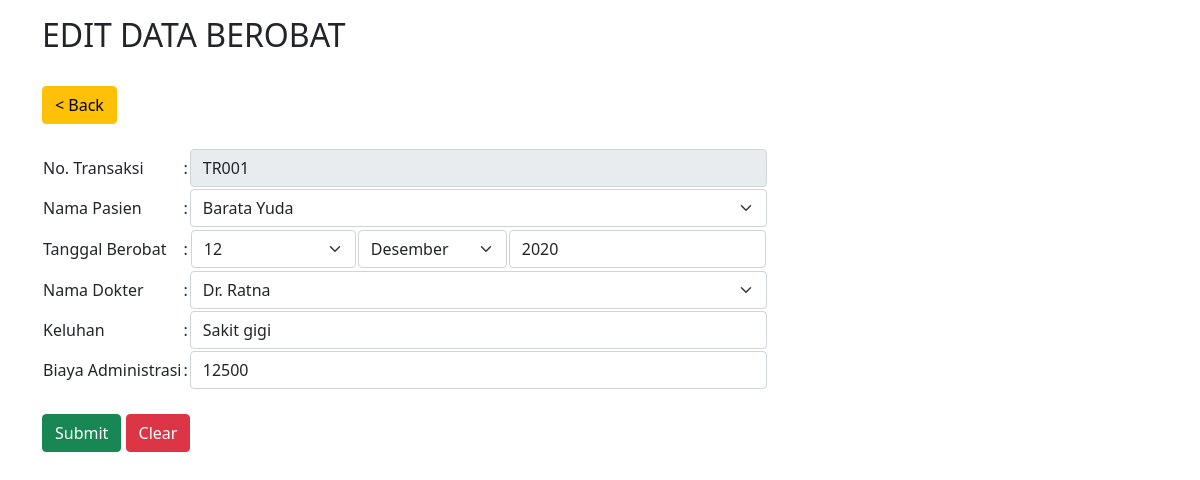
The app's page /edit_listberobat.php?status=edit&no_transaksi=TR001 with its own data.
### tables this page shows
CREATE TABLE `berobat` (
  `no_transaksi` varchar(255) NOT NULL,
  `pasien_id` int(11) DEFAULT NULL,
  `tanggal_berobat` date DEFAULT NULL,
  `dokter_id` int(11) DEFAULT NULL,
  `keluhan` varchar(255) DEFAULT NULL,
  `biaya_admin` int(11) DEFAULT NULL
);

CREATE TABLE `pasien` (
  `pasien_id` int(11) NOT NULL,
  `nama_pasien` varchar(255) DEFAULT NULL,
  `tanggal_lahir` date DEFAULT NULL,
  `jenis_kelamin` varchar(255) DEFAULT NULL,
  `alamat` varchar(255) DEFAULT NULL
);

CREATE TABLE `dokter` (
  `dokter_id` int(11) NOT NULL,
  `nama_dokter` varchar(255) DEFAULT NULL,
  `poli_id` int(11) DEFAULT NULL
);

### function.php (called while the page is built, shortened)
<?php
$conn = mysqli_connect('localhost', 'root', '', 'ujikom');
function query($query) {
    global $conn;
    $result = mysqli_query($conn, $query);
    $rows = [];
    while ($row = mysqli_fetch_assoc($result)) {
        $rows[] = $row;
    }
    return $rows;
}
?>

### edit_listberobat.php (the view, shortened to what this page needs)
<?php
require 'function.php';
$no_transaksi = $_GET['no_transaksi'];
$berobat = query("SELECT * FROM berobat WHERE no_transaksi = '$no_transaksi'")[0];
$query = mysqli_query($conn, "SELECT * FROM berobat WHERE no_transaksi = '$no_transaksi'");
while($h = mysqli_fetch_array($query)){
	$pasien_id=$h['pasien_id'];
	$tanggal=explode("-",$h['tanggal_berobat']);
	$dokter_id=$h['dokter_id'];
}
$option_pasien = "<option value='' style='display:none'>- Pilih Pasien -</option>";
$q = mysqli_query($conn,"SELECT * FROM pasien ORDER BY nama_pasien");
	while ($h = mysqli_fetch_array($q)) {
		$option_pasien = $option_pasien . "<option value=$h[pasien_id] " . ($pasien_id == $h['pasien_id']?'selected':'') . ">$h[nama_pasien]</option>";
	}
	$option_tanggal = "<option value='' style='display:none'>- Pilih Tanggal -</option>";
	for ($i = 1; $i <= 31; $i++) {
		$option_tanggal = $option_tanggal . "<option value=$i " . ($tanggal[2] == $i?'selected':'') . ">$i</option>";
	}
	$bulan=["","Januari","Februari", "Maret", "April",
            "Mei","Juni","Juli","Agustus","September",
            "Oktober","November","Desember"];
	$option_bulan="<option value='' style='display:none'>- Pilih Bulan -</option>";
	for($i = 1; $i <= 12; $i++) {
		$option_bulan = $option_bulan . "<option value=$i " . ($tanggal[1] == $i?'selected':'') . ">$bulan[$i]</option>";
	}
	$option_dokter="<option value='' style='display:none'>- Pilih Dokter -</option>";
	$q = mysqli_query($conn, "SELECT * FROM dokter ORDER BY nama_dokter");
	while ($h=mysqli_fetch_array($q)) {
		$option_dokter = $option_dokter . "<option value=$h[dokter_id] " . ($dokter_id == $h['dokter_id']?'selected':'') . ">$h[nama_dokter]</option>";
	}
?>
<!DOCTYPE html>
<html lang="en">
<head>
	<link href="https://cdn.jsdelivr.net/npm/bootstrap@5.1.3/dist/css/bootstrap.min.css" rel="stylesheet">
</head>
<body>
<div class="container mt-3">
	<h2>EDIT DATA BEROBAT</h2><br>
	<a href='listberobat.php?' class='btn btn-warning'>< Back</a><br><br>
	<form action="" method="post">
		<table>
			<tr>
                <td><label for="no_transaksi">No. Transaksi</label></td>
				<td>:</td>
				<td><input type="text" class="form-control" id="no_transaksi" name="no_transaksi" value='<?= $berobat['no_transaksi']; ?>' readonly></td>
			</tr>
			<tr>
                <td><label for="pasien_id">Nama Pasien</label></td>
				<td>:</td>
				<td><select class="form-select" name="pasien_id" id="pasien_id" value=<?php echo $pasien_id; ?>><?php echo $option_pasien; ?></select></td>
			</tr>
			<tr>
				<td><label for="tanggal">Tanggal Berobat</label></td>
				<td>:</td>
				<td>
					<table>
						<tr>
							<td><select class="form-select" name="tanggal" id="tanggal"><?php echo $option_tanggal; ?></select></td>
							<td><select class="form-select" name="bulan"><?php echo $option_bulan; ?></select></td>
							<td><input type="number" class="form-control pull-left" name="tahun" value=<?php echo $tanggal[0]; ?>></td>
						</tr>
					</table>
				</td>
			</tr>
			<tr>
                <td><label for="dokter_id">Nama Dokter</label></td>
				<td>:</td>
				<td><select class="form-select" name="dokter_id" id="dokter_id"><?php echo $option_dokter; ?></select></td>
			</tr>
			<tr>
                <td><label for="keluhan">Keluhan</label></td>
				<td>:</td>
				<td><input type="text" class="form-control" id="keluhan" name="keluhan" value='<?= $berobat['keluhan']; ?>'></td>
			</tr>
			<tr>
                <td><label for="biaya_admin">Biaya Administrasi</label></td>
				<td>:</td>
				<td><input type="number" class="form-control" name="biaya_admin" id="biaya_admin" value='<?= $berobat['biaya_admin']; ?>'></td>
			</tr>
		</table>
		<br>
		<button type="submit" name="submit" class='btn btn-success'>Submit</button>
		<a href='edit_listberobat.php?status=clear&no_transaksi=<?= $no_transaksi; ?>' class='btn btn-danger'>Clear</a>
	</form>
</div>
</body>
</html>

### records on screen
berobat: no_transaksi "TR001", pasien_id "Barata Yuda", tanggal "12", bulan "Desember", tahun "2020", dokter_id "Dr. Ratna", keluhan "Sakit gigi", biaya_admin "12500"
